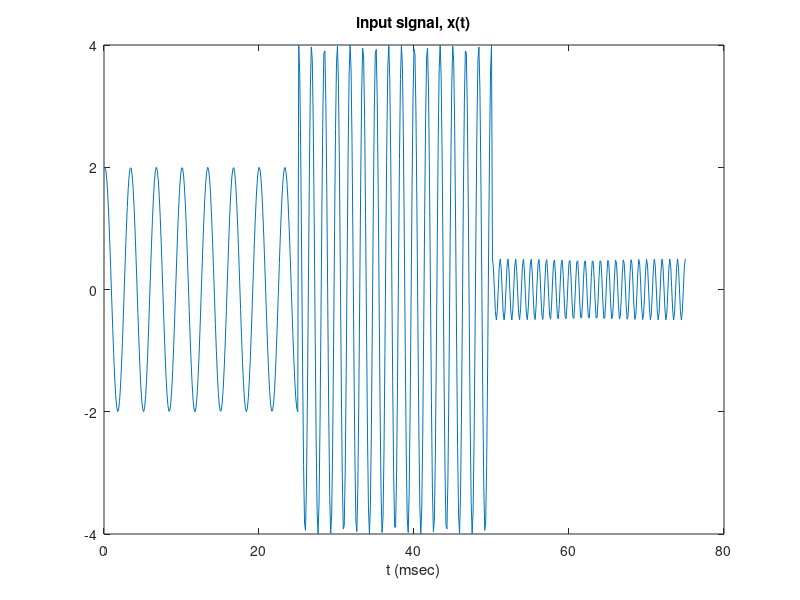
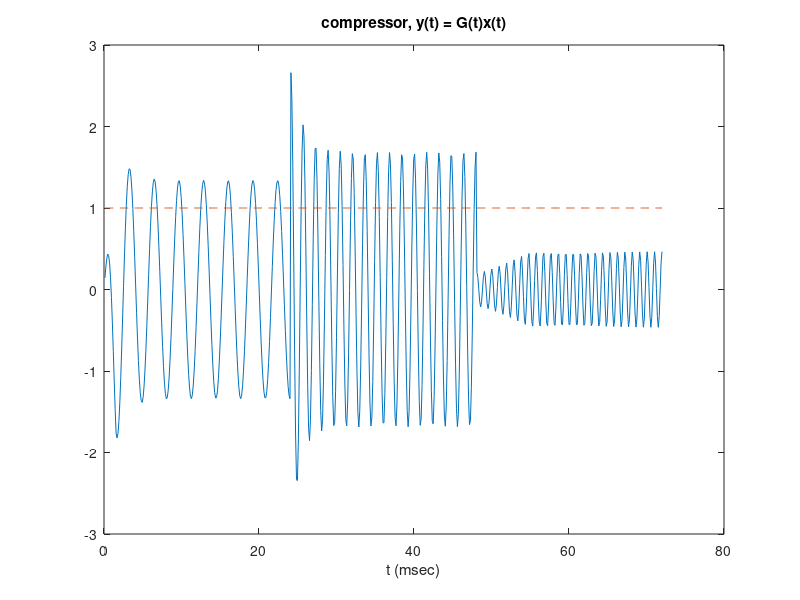
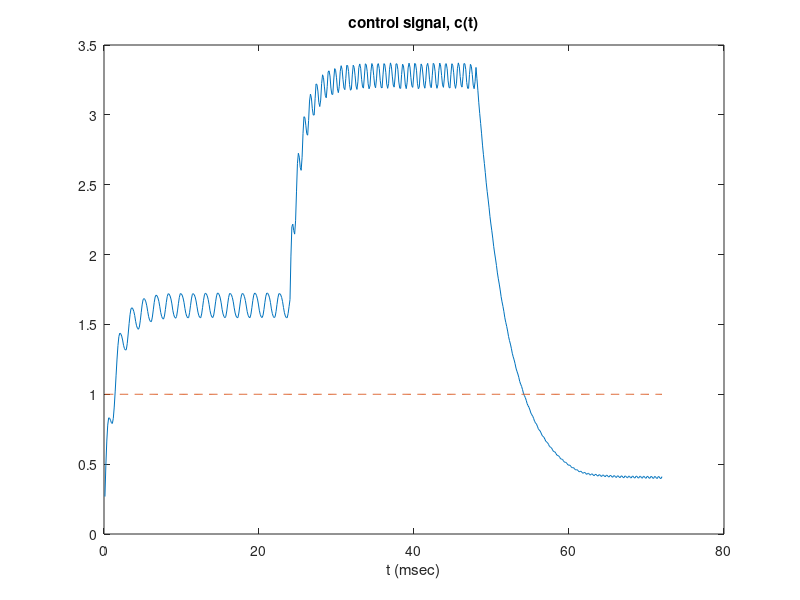
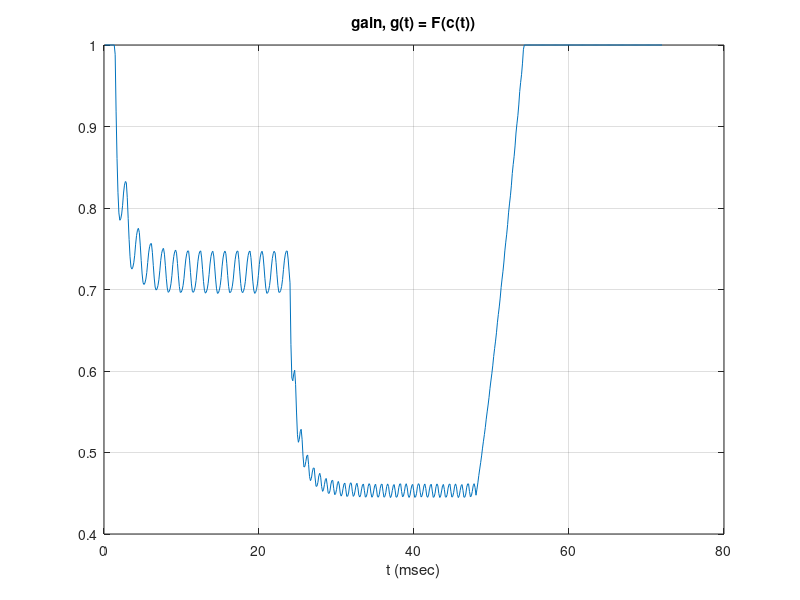

Here is the MATLAB script that generated these plots, in order: (Note: this script raises an error after producing the figures.)
% Kevin Quizhpi
% DSP Design
% Project 2
% 9/26/17

%% Part A

% Establishing anonymous funtion for input x(t)
X = @(t,A,f) A*cos(2*pi*f*t);


MeanSqAvg = @(A) A^2 /2;
AbsAvg = @(A) 2*A /pi;

%% Part B

% Constants used for parts c-g
fs = 8000;
Ts = 1/fs;
ep = 0.1;
LbAtck = ep ^ (Ts/(2/1000));
LbRels = ep ^ (Ts/(1/100));

%% Part C

% We create the signal x(t) that is made up of a concatenation of three
% signals each of 25ms length each.
fo = [0.3 0.6 1]*1000;
Ao = [2 4 0.5];
to = [0 25 50]/1000;
Smp = 0.025*fs;     % number of samples per 25ms section

% Function used to extract real world time from the current sample
time = @(n,t0)  n/(Smp-1) *0.025 + t0;

x = zeros(1,Smp*3);

for i =1:3
    for n = 1:Smp
        t = time(n-1,to(i));
        x(n + 200*(i-1)) = X(t,Ao(i),fo(i));
    end
end


% Mean absolute values
x1MA = AbsAvg(Ao(1));       % 1.2732
x2MA = AbsAvg(Ao(2));       % 2.5465
x3MA = AbsAvg(Ao(3));       % 0.3183

n = 1:length(x);
% Plot of created input signal
figure;
plot(n/8,x(n));
title('input signal, x(t)');
xlabel('t (msec)');

%% Part D - Compressor

% For the compressor p should have a value between 1/4 & 1/2

p = 1/3;
c0 = 1;
D = 0;

% I've chosen to use the FIR smoothing filter and it requires the use of a
% circular buffer of length L
L = ceil((1+LbAtck)/(1-LbAtck)); 

MvAvgBuf = zeros(1,L);
% Function used to obtain the index of circular buffer
pt = @(i) mod(i,L-1) + 1;
MvAvgSum = 0;
MvAvgOld = 0;
cPrev = 0;

% Initializing arrays of output signals
c = zeros(1,length(x));
g = zeros(1,length(x));
G = zeros(1,length(x));
y = zeros(1,length(x));

% Level detector

cN = @(xn,cPrev) (LbAtck* cPrev + (1-LbAtck)*abs(xn)).*(abs(xn) >= cPrev) ...
    + (LbRels*cPrev + (1 - LbRels).*abs(xn)).*(abs(xn) < cPrev);

% Gain Processor functions both Compressor and Expander 

gCom = @(c) (c/c0)^(p-1)*(c>= c0) + 1*(c <=c0);

gExp = @(c) (c/c0)^(p-1)*(c <=c0) + 1*(c>= c0);

% Since we are compressing the signal I will use gCom
for i = 1:length(x)

    xn = x(i);
    c(i) = cN(xn,cPrev);
    cPrev = c(i);
    g(i) = gCom(c(i));
    MvAvgOld = MvAvgBuf(pt(i-1));
    MvAvgBuf(pt(i-1)) = g(i);
    MvAvgSum = MvAvgSum + g(i) - MvAvgOld;
    G(i) = MvAvgSum/L;
    y(i) = G(i)*xn;
    
end

figure;
plot(n*3/25,y, n*3/25, ones(1,length(n))*c0,'--')
title('compressor, y(t) = G(t)x(t)');
xlabel('t (msec)');

figure;
plot(n*3/25,c, n*3/25, ones(1,length(n))*c0,'--')
title('control signal, c(t)');
xlabel('t (msec)');

figure;
plot(n*3/25,g)
title('gain, g(t) = F(c(t))');
xlabel('t (msec)');
grid on;

figure;
plot(n*3/25,G)
title('smooth gain, G(t)');
xlabel('t (msec)');
grid on;

%% Part E Limiter

% For a limiter p should be much less than 1 arond the area of 1/10

p = 1/15;
c0 = 2;


MvAvgBuf = zeros(1,L);
pt = @(i) mod(i,L-1) + 1;
MvAvgSum = 0;
MvAvgOld = 0;
cPrev = 0;
c = zeros(1,length(x));
g = zeros(1,length(x));

% Level detector

cN = @(xn,cPrev) (LbAtck* cPrev + (1-LbAtck)*abs(xn)).*(abs(xn) >= cPrev) ...
    + (LbRels*cPrev + (1 - LbRels).*abs(xn)).*(abs(xn) < cPrev);

% Gain Processor functions both Compressor and Expander 

gCom = @(c) (c/c0)^(p-1)*(c>= c0) + 1*(c <=c0);

gExp = @(c) (c/c0)^(p-1)*(c <=c0) + 1*(c>= c0);

% Since we are compressing the signal I will use gCom
for i = 1:length(x)

    xn = x(i);
    c(i) = cN(xn,cPrev);
    cPrev = c(i);
    g(i) = gCom(c(i));
    MvAvgOld = MvAvgBuf(pt(i-1));
    MvAvgBuf(pt(i-1)) = g(i);
    MvAvgSum = MvAvgSum + g(i) - MvAvgOld;
    G(i) = MvAvgSum/L;
    y(i) = G(i)*xn;
    
end

figure;
plot(n*3/25,y, n*3/25, ones(1,length(n))*c0,'--')
title('compressor, y(t) = G(t)x(t)');
xlabel('t (msec)');

figure;
plot(n*3/25,c, n*3/25, ones(1,length(n))*c0,'--')
title('control signal, c(t)');
xlabel('t (msec)');

figure;
plot(n*3/25,g)
title('gain, g(t) = F(c(t))');
xlabel('t (msec)');
grid on;

figure;
plot(n*3/25,G)
title('smooth gain, G(t)');
xlabel('t (msec)');
grid on;
%% Part F Expander

% For an expander p should be around 2-4

p = 4;
c0 = 0.95;


MvAvgBuf = zeros(1,L);
pt = @(i) mod(i,L-1) + 1;
MvAvgSum = 0;
MvAvgOld = 0;
cPrev = 0;
c = zeros(1,length(x));
g = zeros(1,length(x));

% Level detector

cN = @(xn,cPrev) (LbAtck* cPrev + (1-LbAtck)*abs(xn)).*(abs(xn) >= cPrev) ...
    + (LbRels*cPrev + (1 - LbRels).*abs(xn)).*(abs(xn) < cPrev);

% Gain Processor functions both Compressor and Expander 

gCom = @(c) (c/c0)^(p-1)*(c>= c0) + 1*(c <=c0);

gExp = @(c) (c/c0)^(p-1)*(c <=c0) + 1*(c>= c0);

% Since we are compressing the signal I will use gCom
for i = 1:length(x)

    xn = x(i);
    c(i) = cN(xn,cPrev);
    cPrev = c(i);
    g(i) = gExp(c(i));
    MvAvgOld = MvAvgBuf(pt(i-1));
    MvAvgBuf(pt(i-1)) = g(i);
    MvAvgSum = MvAvgSum + g(i) - MvAvgOld;
    G(i) = MvAvgSum/L;
    y(i) = G(i)*xn;
    
end

figure;
plot(n*3/25,y, n*3/25, ones(1,length(n))*c0,'--')
title('compressor, y(t) = G(t)x(t)');
xlabel('t (msec)');

figure;
plot(n*3/25,c, n*3/25, ones(1,length(n))*c0,'--')
title('control signal, c(t)');
xlabel('t (msec)');

figure;
plot(n*3/25,g)
title('gain, g(t) = F(c(t))');
xlabel('t (msec)');
grid on;

figure;
plot(n*3/25,G)
title('smooth gain, G(t)');
xlabel('t (msec)');
grid on;



%% Part G Noise Gate: f1 & f3

% For a noise gate p should be much greater than 1, around 10+

p = 12;
c0 = 1.9;


MvAvgBuf = zeros(1,L);
pt = @(i) mod(i,L-1) + 1;
MvAvgSum = 0;
MvAvgOld = 0;
cPrev = 0;
c = zeros(1,length(x));
g = zeros(1,length(x));

% Level detector

cN = @(xn,cPrev) (LbAtck* cPrev + (1-LbAtck)*abs(xn)).*(abs(xn) >= cPrev) ...
    + (LbRels*cPrev + (1 - LbRels).*abs(xn)).*(abs(xn) < cPrev);

% Gain Processor functions both Compressor and Expander 

gCom = @(c) (c/c0)^(p-1)*(c>= c0) + 1*(c <=c0);

gExp = @(c) (c/c0)^(p-1)*(c <=c0) + 1*(c>= c0);

% Since we are compressing the signal I will use gCom
for i = 1:length(x)

    xn = x(i);
    c(i) = cN(xn,cPrev);
    cPrev = c(i);
    g(i) = gExp(c(i));
    MvAvgOld = MvAvgBuf(pt(i-1));
    MvAvgBuf(pt(i-1)) = g(i);
    MvAvgSum = MvAvgSum + g(i) - MvAvgOld;
    G(i) = MvAvgSum/L;
    y(i) = G(i)*xn;
    
end

figure;
plot(n*3/25,y, n*3/25, ones(1,length(n))*c0,'--')
title('compressor, y(t) = G(t)x(t)');
xlabel('t (msec)');

figure;
plot(n*3/25,c, n*3/25, ones(1,length(n))*c0,'--')
title('control signal, c(t)');
xlabel('t (msec)');

figure;
plot(n*3/25,g)
title('gain, g(t) = F(c(t))');
xlabel('t (msec)');
grid on;

figure;
plot(n*3/25,G)
title('smooth gain, G(t)');
xlabel('t (msec)');
grid on;


%% Part G Noise Gate:  f3

% For a noise gate p should be much greater than 1, around 10+

p = 11;
c0 = 1.25;


MvAvgBuf = zeros(1,L);
pt = @(i) mod(i,L-1) + 1;
MvAvgSum = 0;
MvAvgOld = 0;
cPrev = 0;
c = zeros(1,length(x));
g = zeros(1,length(x));

% Level detector

cN = @(xn,cPrev) (LbAtck* cPrev + (1-LbAtck)*abs(xn)).*(abs(xn) >= cPrev) ...
    + (LbRels*cPrev + (1 - LbRels).*abs(xn)).*(abs(xn) < cPrev);

% Gain Processor functions both Compressor and Expander 

gCom = @(c) (c/c0)^(p-1)*(c>= c0) + 1*(c <=c0);

gExp = @(c) (c/c0)^(p-1)*(c <=c0) + 1*(c>= c0);

% Since we are compressing the signal I will use gCom
for i = 1:length(x)

    xn = x(i);
    c(i) = cN(xn,cPrev);
    cPrev = c(i);
    g(i) = gExp(c(i));
    MvAvgOld = MvAvgBuf(pt(i-1));
    MvAvgBuf(pt(i-1)) = g(i);
    MvAvgSum = MvAvgSum + g(i) - MvAvgOld;
    G(i) = MvAvgSum/L;
    y(i) = G(i)*xn;
    
end

figure;
plot(n*3/25,y, n*3/25, ones(1,length(n))*c0,'--')
title('compressor, y(t) = G(t)x(t)');
xlabel('t (msec)');

figure;
plot(n*3/25,c, n*3/25, ones(1,length(n))*c0,'--')
title('control signal, c(t)');
xlabel('t (msec)');

figure;
plot(n*3/25,g)
title('gain, g(t) = F(c(t))');
xlabel('t (msec)');
grid on;

figure;
plot(n*3/25,G)
title('smooth gain, G(t)');
xlabel('t (msec)');
grid on;
%% Part H 

% Reading input files
[xs, fs] = audioread('speech.wav');     % Speech signal
[xm, fs] = audioread('music.wav');      % Music signal

% Plot of xs(t), xm(t) & xs(t) + xm(t)
n = 1:length(xs);
figure;
plot(n/44100, xs);
title('speech, xs(t)');
xlabel('t (sec)');
grid on;

figure;
plot(n/44100, xm);
title('music, xm(t)');
xlabel('t (sec)');
grid on;

figure;
plot(n/44100,xm +xs);
title('speech + music, x(t) = xs(t) + xm(t)');
xlabel('t (sec)');
grid on;

% Experimental values of p & c0
p = 1/10;
c0 = 0.005;


MvAvgBuf = zeros(1,L);
pt = @(i) mod(i,L-1) + 1;
MvAvgSum = 0;
MvAvgOld = 0;
cPrev = 0;
c = zeros(1,length(xs));
g = zeros(1,length(xs));
G = zeros(1,length(xs));
ym = zeros(1,length(xs));
y = zeros(1,length(xs));


% Level detector

cN = @(xn,cPrev) (LbAtck* cPrev + (1-LbAtck)*abs(xn)).*(abs(xn) >= cPrev) ...
    + (LbRels*cPrev + (1 - LbRels).*abs(xn)).*(abs(xn) < cPrev);

% Gain Processor, since we are compressing I've opted for the compressor
% function

gCom = @(c) (c/c0)^(p-1)*(c> c0) + 1*(c <=c0);

for i = 1:length(xs)

    x = xs(i);
    m = xm(i);
    c(i) = cN(x,cPrev);
    cPrev = c(i);
    temp = gCom(c(i));
    % When gCom is inputted 0 it produces NaN istead of outputting unity
    % gain so an if statment takes care of that situation
    if(isnan(temp))
        g(i) = 1;
    else
        g(i) = temp;
    end
    MvAvgOld = MvAvgBuf(pt(i-1));
    MvAvgBuf(pt(i-1)) = g(i);
    MvAvgSum = MvAvgSum + g(i) - MvAvgOld;
    gT = MvAvgSum/L;
    G(i) = gT;
    f = m*gT;
    ym(i) = f;
    y(i) = f +x;
    
end


figure;
plot(n/44100,y)
title('speech + ducked music, y(t) = xs(t) + G(t)xm(t)');
xlabel('t (sec)');

figure;
plot(n/44100,ym)
title('ducked music, ym(t) = G(t)xm(t)');
xlabel('t (sec)');
grid on;

figure;
plot(n/44100,c)
title('control signal, c(t)');
xlabel('t (sec)');
grid on;

figure;
plot(n/44100,g)
title('ducking gain, g(t)');
xlabel('t (sec)');
grid on;

figure;
plot(n/44100,G)
title('smoothed gain, G(t)');
xlabel('t (sec)');
grid on;

audiowrite('duckedSpeech.wav',y,fs);






    
